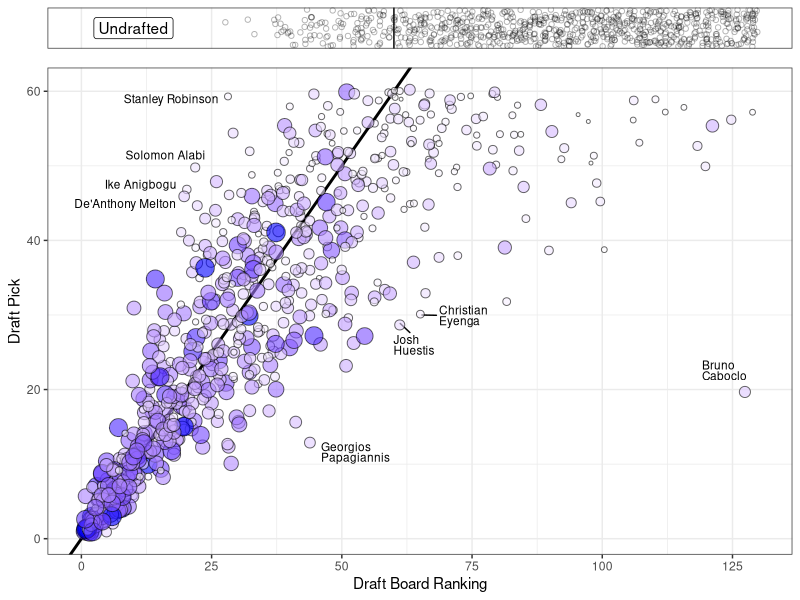

Reproduce this figure in R.
## ---- chunk 1
knitr::opts_chunk$set(echo = FALSE, warning = FALSE)

library(tidyverse)
library(ggrepel)
library(scales)
library(cowplot)
library(kableExtra)

### data
draft <- read.csv("data (public)//nba draft boards//draft.csv",
                  stringsAsFactors = FALSE, na = "")

undrafted <- read.csv("data (public)//nba draft boards//undrafted.csv",
                      stringsAsFactors = FALSE, na = "")

## ---- chunk 2

### biggest risers (highest draft position compared to board ranking)
# only consider 1st round because of variance of opinions for 2nd round
rise <- draft %>%
  arrange(diff) %>%
  filter(round == "Round 1") %>%
  mutate(rk.ws = ifelse(year == 2019, NA, rk.ws))


### biggest droppers
# consider both rounds
fall <- draft %>%
  arrange(desc(diff)) %>%
  mutate(rk.ws = ifelse(year == 2019, NA, rk.ws))

## ---- chunk 3

### plot draft board ranking against actual draft result
# size/color of points represent player quality (career WS) relative to draft year
# if below x = y line, drafted above pre-draft rankings (rose)
# if above x = y line, drafted below pre-draft rankings (fell)
# do not include 2019 because WS not yet available
p1 <- draft %>%
  filter(year < 2019) %>%
  ggplot(aes(x = board.rk, y = pick)) +
  geom_abline(slope = 1, intercept = 0, size = 1) +
  geom_text_repel(data = draft %>%
                    filter(player %in% 
                             rise$player[rise$diff <= -30],
                           year < 2019),
                  aes(label = gsub(" ", "\n", player)),
                  vjust = 1, hjust = 0, nudge_x = 1.5, nudge_y = -0.5,
                  size = 3, lineheight = 0.75) +
  geom_text_repel(data = draft %>%
                    filter(player %in% 
                             fall$player[fall$diff >= 26],
                           year < 2019),
                  aes(label = player),
                  hjust = 1, vjust = 0.5, nudge_x = -1.1, size = 3) +
  geom_jitter(aes(size = -(rk.ws^(1/3)),
                  fill = rk.ws^(1/3)),
              shape = 21, alpha = 0.6) +
  scale_size_continuous(guide = FALSE) +
  scale_fill_gradient(low = "blue", high = "white", guide = FALSE) +
  scale_x_continuous(breaks = seq(0, 125, by = 25), limits = c(0, 130)) +
  labs(x = "Draft Board Ranking", y = "Draft Pick") +
  theme_bw()

# undrafted
p2 <- undrafted %>%
  mutate(plot.y = sample(1, nrow(undrafted), replace = TRUE)) %>%
  # filter(board.rk <= 60) %>%
  ggplot(aes(x = board.rk, y = plot.y)) +
  geom_jitter(shape = 21, alpha = 0.3) +
  geom_vline(xintercept = 60) +
  annotate("label", x = 10, y = 1, label = "Undrafted") +
  scale_x_continuous(breaks = seq(0, 125, by = 25), limits = c(0, 130)) +
  labs(x = "Undrafted", y = "") +
  theme_bw() +
  theme(axis.text = element_blank(),
        axis.ticks = element_blank(),
        axis.title = element_blank(),
        # plot.margin = unit(c(0, 0, 0, 0), "cm"),
        panel.grid.major.y = element_blank(),
        panel.grid.minor.y = element_blank())

plot_grid(p2, p1,
          ncol = 1, align = "v",
          rel_heights = c(1, 9))


## ---- chunk 4

### percentage of drafted players that rose/fell compared to board ranking
result.count <- draft %>%
  mutate(
    result = case_when(
      diff < 0 ~ "rose",
      diff > 0 ~ "fell",
      diff == 0 ~ "at",
      is.na(diff) ~ "rose",
    )
  ) %>%
  count(result) %>%
  mutate(pct = n / sum(n),
         pct.txt = percent(pct, 1))

## ---- chunk 5

rise.form <- rise %>%
  select(year, team, player, college, G, pick, board.rk, diff) %>%
  filter(diff <= -15) %>%
  mutate(college = ifelse(is.na(college), "", college),
         G = ifelse(is.na(G) & year == 2019, "", G)) %>%
  rename(Year = year,
         Team = team,
         Player = player,
         College = college,
         Games = G,
         Pick = pick,
         Rank = board.rk,
         Difference = diff)

rise.form %>%
  kable() %>%
  kable_styling(bootstrap_options = c("striped", "hover", "condensed", "responsive"),
                full_width = FALSE) %>%
  scroll_box(height = "500px")

## ---- chunk 6

fall.form <- fall %>%
  select(year, team, player, college, G, pick, board.rk, diff) %>%
  filter(diff >= 15) %>%
  mutate(college = ifelse(is.na(college), "", college),
         G = ifelse(is.na(G) & year == 2019, "",
                    ifelse(is.na(G) & year < 2019, 0, G))) %>%
  rename(Year = year,
         Team = team,
         Player = player,
         College = college,
         Games = G,
         Pick = pick,
         Rank = board.rk,
         Difference = diff)

fall.form %>%
  kable() %>%
  kable_styling(bootstrap_options = c("striped", "hover", "condensed", "responsive"),
                full_width = FALSE) %>%
  scroll_box(height = "500px")

## ---- chunk 7

### highest ranked players not drafted
undraft.form <- undrafted %>%
  arrange(board.rk) %>%
  filter(board.rk < 40) %>%
  select(year, name, board.rk) %>%
  rename(Year = year,
         Player = name,
         Rank = board.rk)

undraft.form %>%
  kable() %>%
  kable_styling(bootstrap_options = c("striped", "hover", "condensed", "responsive"),
                full_width = FALSE)
